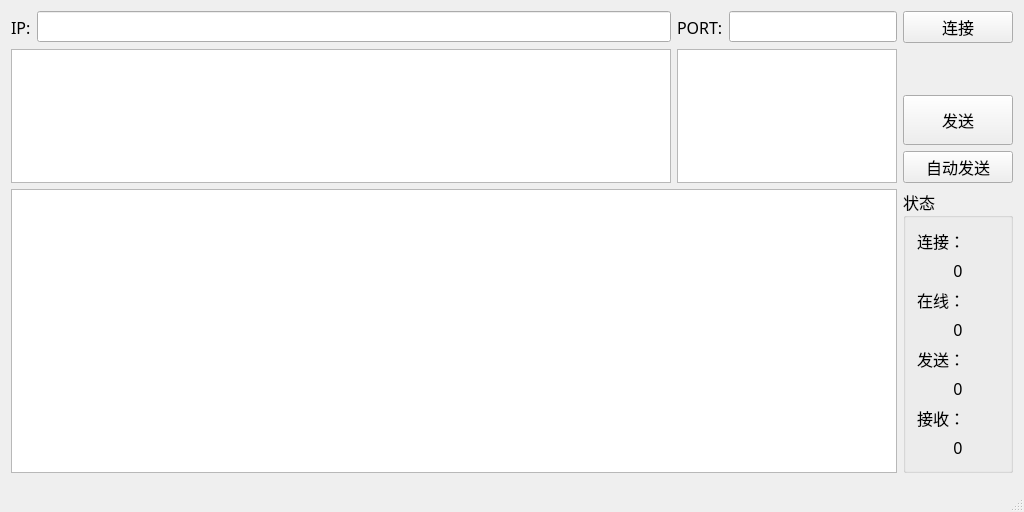
<?xml version="1.0" encoding="UTF-8"?>
<ui version="4.0">
 <class>MainWindow</class>
 <widget class="QMainWindow" name="MainWindow">
  <property name="geometry">
   <rect>
    <x>0</x>
    <y>0</y>
    <width>1024</width>
    <height>512</height>
   </rect>
  </property>
  <property name="font">
   <font>
    <family>微软雅黑</family>
    <pointsize>12</pointsize>
   </font>
  </property>
  <property name="windowTitle">
   <string>MainWindow</string>
  </property>
  <widget class="QWidget" name="centralWidget">
   <layout class="QVBoxLayout" name="verticalLayout_3">
    <item>
     <layout class="QGridLayout" name="gridLayout" columnstretch="6,2,1">
      <item row="0" column="0">
       <layout class="QHBoxLayout" name="horizontalLayout_2">
        <item>
         <widget class="QLabel" name="label">
          <property name="text">
           <string>IP:</string>
          </property>
         </widget>
        </item>
        <item>
         <widget class="QLineEdit" name="leIp"/>
        </item>
       </layout>
      </item>
      <item row="0" column="1">
       <layout class="QHBoxLayout" name="horizontalLayout">
        <item>
         <widget class="QLabel" name="label_2">
          <property name="text">
           <string>PORT:</string>
          </property>
         </widget>
        </item>
        <item>
         <widget class="QLineEdit" name="lePort"/>
        </item>
       </layout>
      </item>
      <item row="0" column="2">
       <widget class="QPushButton" name="pbConnect">
        <property name="text">
         <string>连接</string>
        </property>
       </widget>
      </item>
      <item row="1" column="0">
       <widget class="QPlainTextEdit" name="pteInput"/>
      </item>
      <item row="1" column="1">
       <widget class="QListView" name="lvCom">
        <property name="editTriggers">
         <set>QAbstractItemView::EditKeyPressed</set>
        </property>
       </widget>
      </item>
      <item row="1" column="2">
       <layout class="QVBoxLayout" name="verticalLayout">
        <item>
         <spacer name="verticalSpacer">
          <property name="orientation">
           <enum>Qt::Vertical</enum>
          </property>
          <property name="sizeHint" stdset="0">
           <size>
            <width>20</width>
            <height>40</height>
           </size>
          </property>
         </spacer>
        </item>
        <item>
         <widget class="QPushButton" name="pbSend">
          <property name="minimumSize">
           <size>
            <width>0</width>
            <height>50</height>
           </size>
          </property>
          <property name="text">
           <string>发送</string>
          </property>
         </widget>
        </item>
        <item>
         <widget class="QPushButton" name="pbAutoSend">
          <property name="text">
           <string>自动发送</string>
          </property>
         </widget>
        </item>
       </layout>
      </item>
      <item row="2" column="0" colspan="2">
       <widget class="QPlainTextEdit" name="pteOutput"/>
      </item>
      <item row="2" column="2">
       <widget class="QGroupBox" name="groupBox">
        <property name="title">
         <string>状态</string>
        </property>
        <layout class="QVBoxLayout" name="verticalLayout_2">
         <item>
          <widget class="QLabel" name="label_3">
           <property name="text">
            <string>连接：</string>
           </property>
          </widget>
         </item>
         <item>
          <widget class="QLabel" name="lbConnSum">
           <property name="text">
            <string>0</string>
           </property>
           <property name="alignment">
            <set>Qt::AlignCenter</set>
           </property>
          </widget>
         </item>
         <item>
          <widget class="QLabel" name="label_6">
           <property name="text">
            <string>在线：</string>
           </property>
          </widget>
         </item>
         <item>
          <widget class="QLabel" name="lbOnline">
           <property name="text">
            <string>0</string>
           </property>
           <property name="alignment">
            <set>Qt::AlignCenter</set>
           </property>
          </widget>
         </item>
         <item>
          <widget class="QLabel" name="label_8">
           <property name="text">
            <string>发送：</string>
           </property>
          </widget>
         </item>
         <item>
          <widget class="QLabel" name="lbSendSum">
           <property name="text">
            <string>0</string>
           </property>
           <property name="alignment">
            <set>Qt::AlignCenter</set>
           </property>
          </widget>
         </item>
         <item>
          <widget class="QLabel" name="label_10">
           <property name="text">
            <string>接收：</string>
           </property>
          </widget>
         </item>
         <item>
          <widget class="QLabel" name="lbRecvSum">
           <property name="text">
            <string>0</string>
           </property>
           <property name="alignment">
            <set>Qt::AlignCenter</set>
           </property>
          </widget>
         </item>
        </layout>
       </widget>
      </item>
     </layout>
    </item>
   </layout>
  </widget>
  <widget class="QStatusBar" name="statusBar"/>
 </widget>
 <layoutdefault spacing="6" margin="11"/>
 <resources/>
 <connections/>
</ui>
